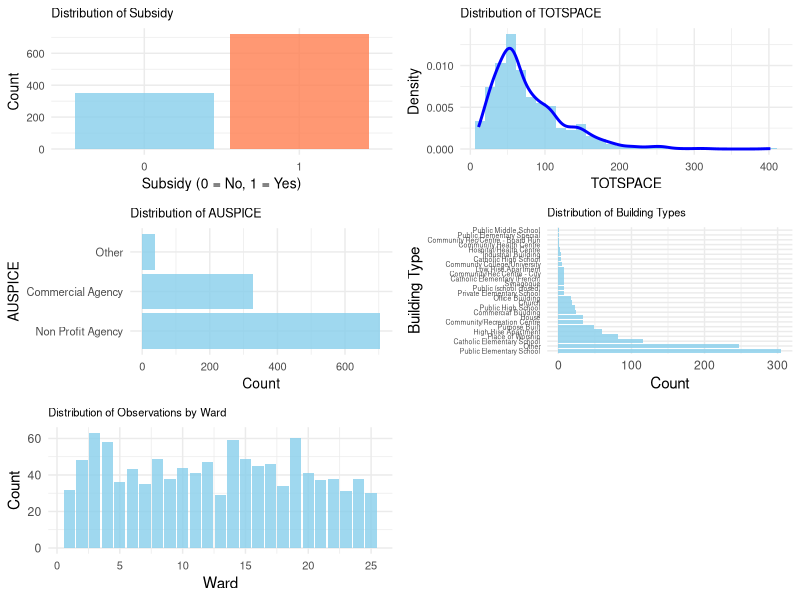

Reproduce this figure in R.
#### Preamble ####
# Purpose: EDA 
# Author: Claire Ma
# Date: 25 November 2024 
# Contact: minglu.ma@mail.utoronto.ca 
# License: MIT
# Pre-requisites: The `dplyr`,'readr', 'ggplot2', 'reshape' and 'gridExtra'packages must be installed and loaded
# Any other information needed? Make sure you are in the `starter_folder` rproj


#### Workspace setup ####
library(dplyr)
library(readr)
library(ggplot2)
library(reshape2)
library(gridExtra)
#### Read data ####
data <- read_csv("../data/02-analysis_data/cleaned_data.csv")

### EDA ####
head(data)
summary(data)

# 1. Distribution of the Target Variable (subsidy)
plot1 <- ggplot(data, aes(x = as.factor(subsidy))) +
  geom_bar(fill = c("skyblue", "coral"), alpha = 0.8) +
  labs(title = "Distribution of Subsidy",
       x = "Subsidy (0 = No, 1 = Yes)",
       y = "Count") +
  theme_minimal() +
  theme(plot.title = element_text(size = 9),  # Reduce title size
        axis.title = element_text(size = 10),  # Reduce axis title size
        axis.text = element_text(size = 8))    # Reduce axis text size

# 2. Distribution of TOTSPACE (Histogram + Density)
plot2 <- ggplot(data, aes(x = TOTSPACE)) +
  geom_histogram(aes(y = ..density..), bins = 30, fill = "skyblue", alpha = 0.8) +
  geom_density(color = "blue", size = 1) +
  labs(title = "Distribution of TOTSPACE",
       x = "TOTSPACE",
       y = "Density") +
  theme_minimal() +
  theme(plot.title = element_text(size = 9),
        axis.title = element_text(size = 10),
        axis.text = element_text(size = 8))

# 3. Distribution of AUSPICE (Bar Plot)
plot3 <- ggplot(data, aes(x = reorder(AUSPICE, -table(AUSPICE)[AUSPICE]))) +
  geom_bar(fill = "skyblue", alpha = 0.8) +
  coord_flip() +
  labs(title = "Distribution of AUSPICE",
       x = "AUSPICE",
       y = "Count") +
  theme_minimal() +
  theme(plot.title = element_text(size = 9),
        axis.title = element_text(size = 10),
        axis.text = element_text(size = 8))

# 4. Distribution of Building Types (Bar Plot)
plot4 <- ggplot(data, aes(x = reorder(bldg_type, -table(bldg_type)[bldg_type]))) +
  geom_bar(fill = "skyblue", alpha = 0.8) +
  coord_flip() +
  labs(title = "Distribution of Building Types",
       x = "Building Type",
       y = "Count") +
  theme_minimal() +
  theme(axis.text.y = element_text(size = 5),
        plot.title = element_text(size = 8))  # Reduce title text size
# 5. Distribution of Ward (Bar Plot)
# Create a bar plot for ward variable
plot5 <-ggplot(data, aes(x = ward)) +
  geom_bar(fill = "skyblue", alpha = 0.8) +
  theme_minimal() +
  labs(
    title = "Distribution of Observations by Ward",
    x = "Ward",
    y = "Count"
  ) +
  theme(
    axis.text.x = element_text(size = 8),  # Rotate x-axis labels for readability
    plot.title = element_text(size = 8)
  )
# Increase plot area and use grid.arrange
combined_plot <- grid.arrange(plot1, plot2, plot3, plot4, plot5, ncol = 2)


